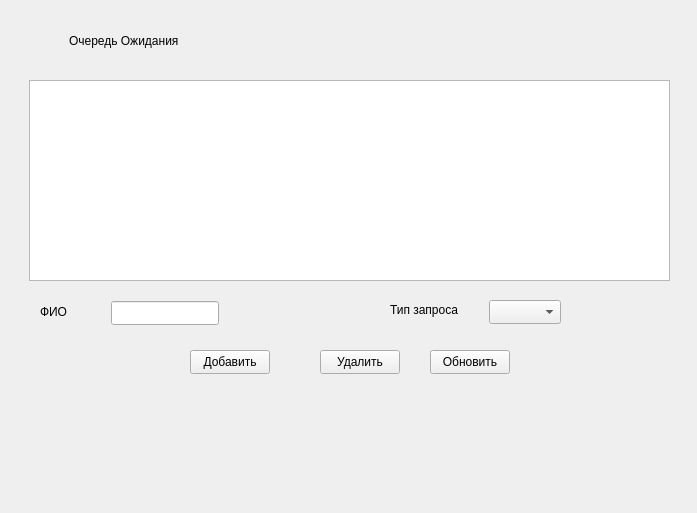
<?xml version="1.0" encoding="UTF-8"?>
<ui version="4.0">
 <class>WaitingQueueWindow</class>
 <widget class="QWidget" name="WaitingQueueWindow">
  <property name="geometry">
   <rect>
    <x>0</x>
    <y>0</y>
    <width>697</width>
    <height>513</height>
   </rect>
  </property>
  <property name="windowTitle">
   <string>Form</string>
  </property>
  <widget class="QLabel" name="statusLabel">
   <property name="geometry">
    <rect>
     <x>49</x>
     <y>470</y>
     <width>621</width>
     <height>20</height>
    </rect>
   </property>
   <property name="text">
    <string/>
   </property>
  </widget>
  <widget class="QTableView" name="tableView">
   <property name="geometry">
    <rect>
     <x>29</x>
     <y>80</y>
     <width>641</width>
     <height>201</height>
    </rect>
   </property>
  </widget>
  <widget class="QLabel" name="label">
   <property name="geometry">
    <rect>
     <x>69</x>
     <y>30</y>
     <width>561</width>
     <height>21</height>
    </rect>
   </property>
   <property name="text">
    <string>Очередь Ожидания</string>
   </property>
  </widget>
  <widget class="QComboBox" name="comboBox_type">
   <property name="geometry">
    <rect>
     <x>489</x>
     <y>300</y>
     <width>72</width>
     <height>24</height>
    </rect>
   </property>
  </widget>
  <widget class="QLabel" name="label_2">
   <property name="geometry">
    <rect>
     <x>390</x>
     <y>300</y>
     <width>91</width>
     <height>20</height>
    </rect>
   </property>
   <property name="text">
    <string>Тип запроса</string>
   </property>
  </widget>
  <widget class="QPushButton" name="addButton">
   <property name="geometry">
    <rect>
     <x>190</x>
     <y>350</y>
     <width>80</width>
     <height>24</height>
    </rect>
   </property>
   <property name="text">
    <string>Добавить</string>
   </property>
  </widget>
  <widget class="QPushButton" name="removeButton">
   <property name="geometry">
    <rect>
     <x>320</x>
     <y>350</y>
     <width>80</width>
     <height>24</height>
    </rect>
   </property>
   <property name="text">
    <string>Удалить</string>
   </property>
  </widget>
  <widget class="QPushButton" name="refreshButton">
   <property name="geometry">
    <rect>
     <x>430</x>
     <y>350</y>
     <width>80</width>
     <height>24</height>
    </rect>
   </property>
   <property name="text">
    <string>Обновить</string>
   </property>
  </widget>
  <widget class="QLabel" name="label_3">
   <property name="geometry">
    <rect>
     <x>40</x>
     <y>300</y>
     <width>43</width>
     <height>24</height>
    </rect>
   </property>
   <property name="text">
    <string>ФИО</string>
   </property>
  </widget>
  <widget class="QLineEdit" name="lineEdit_name">
   <property name="geometry">
    <rect>
     <x>111</x>
     <y>301</y>
     <width>108</width>
     <height>24</height>
    </rect>
   </property>
  </widget>
 </widget>
 <resources/>
 <connections/>
</ui>
